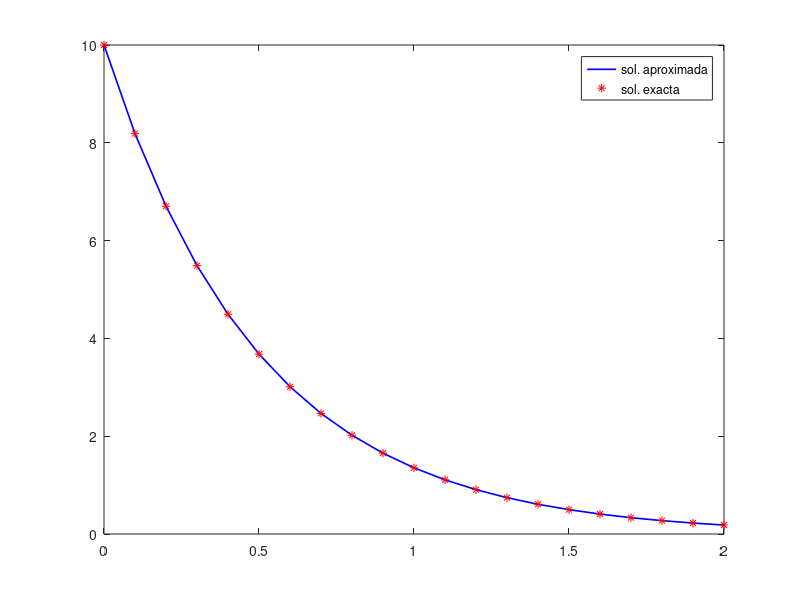
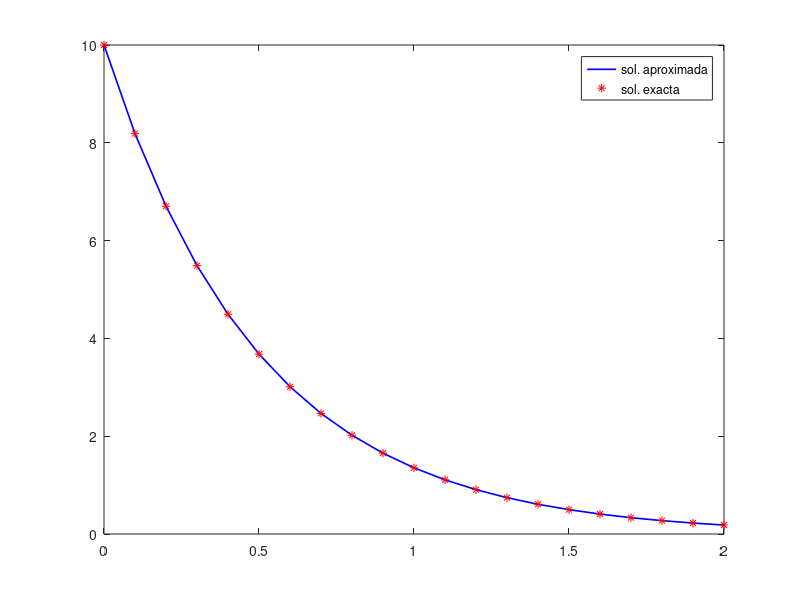

These figures' MATLAB source, in order:
function Ejemplo10p3

% resolvemos el ejercicio 10.3 de los apuntes de MATLAB

% cerramos ventanas graficas
close all

%definimos funcion del segundo miembro
fun = @(t,y) -2*y;

%puntos predeterminados
t=0:.1:2;

%resolvemos numericamente
[ts,ys]=ode45(fun,t,10);

%representacion grafica
plot (ts,ys,'b','LineWidth',1.2)

%representamos la sol exacta en los pintos predeterminados
hold on 
plot(t,10*exp(-2*t),'r*')
hold off
legend ('sol. aproximada','sol. exacta')
shg

saveas(gcf,'Ejercicio10p3.pdf','pdf')
saveas(gcf,'Ejercicio10p3.fig','fig')